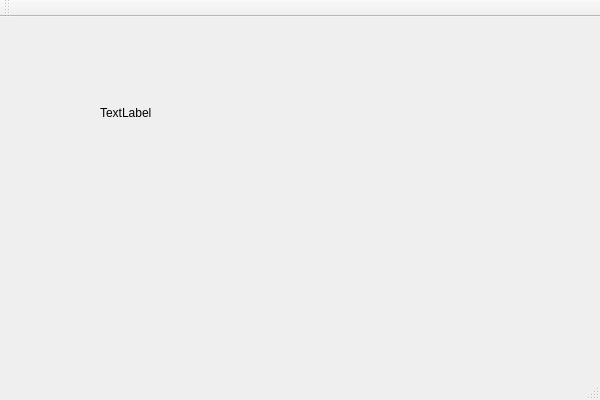
<?xml version="1.0" encoding="UTF-8"?>
<ui version="4.0">
 <class>Test8_2AClass</class>
 <widget class="QMainWindow" name="Test8_2AClass">
  <property name="geometry">
   <rect>
    <x>0</x>
    <y>0</y>
    <width>600</width>
    <height>400</height>
   </rect>
  </property>
  <property name="windowTitle">
   <string>Test8_2A</string>
  </property>
  <widget class="QWidget" name="centralWidget">
   <widget class="QLabel" name="mEditTime">
    <property name="geometry">
     <rect>
      <x>100</x>
      <y>80</y>
      <width>201</width>
      <height>31</height>
     </rect>
    </property>
    <property name="text">
     <string>TextLabel</string>
    </property>
   </widget>
  </widget>
  <widget class="QMenuBar" name="menuBar">
   <property name="geometry">
    <rect>
     <x>0</x>
     <y>0</y>
     <width>600</width>
     <height>23</height>
    </rect>
   </property>
  </widget>
  <widget class="QToolBar" name="mainToolBar">
   <attribute name="toolBarArea">
    <enum>TopToolBarArea</enum>
   </attribute>
   <attribute name="toolBarBreak">
    <bool>false</bool>
   </attribute>
  </widget>
  <widget class="QStatusBar" name="statusBar"/>
 </widget>
 <layoutdefault spacing="6" margin="11"/>
 <resources>
  <include location="Test8_2A.qrc"/>
 </resources>
 <connections/>
</ui>
